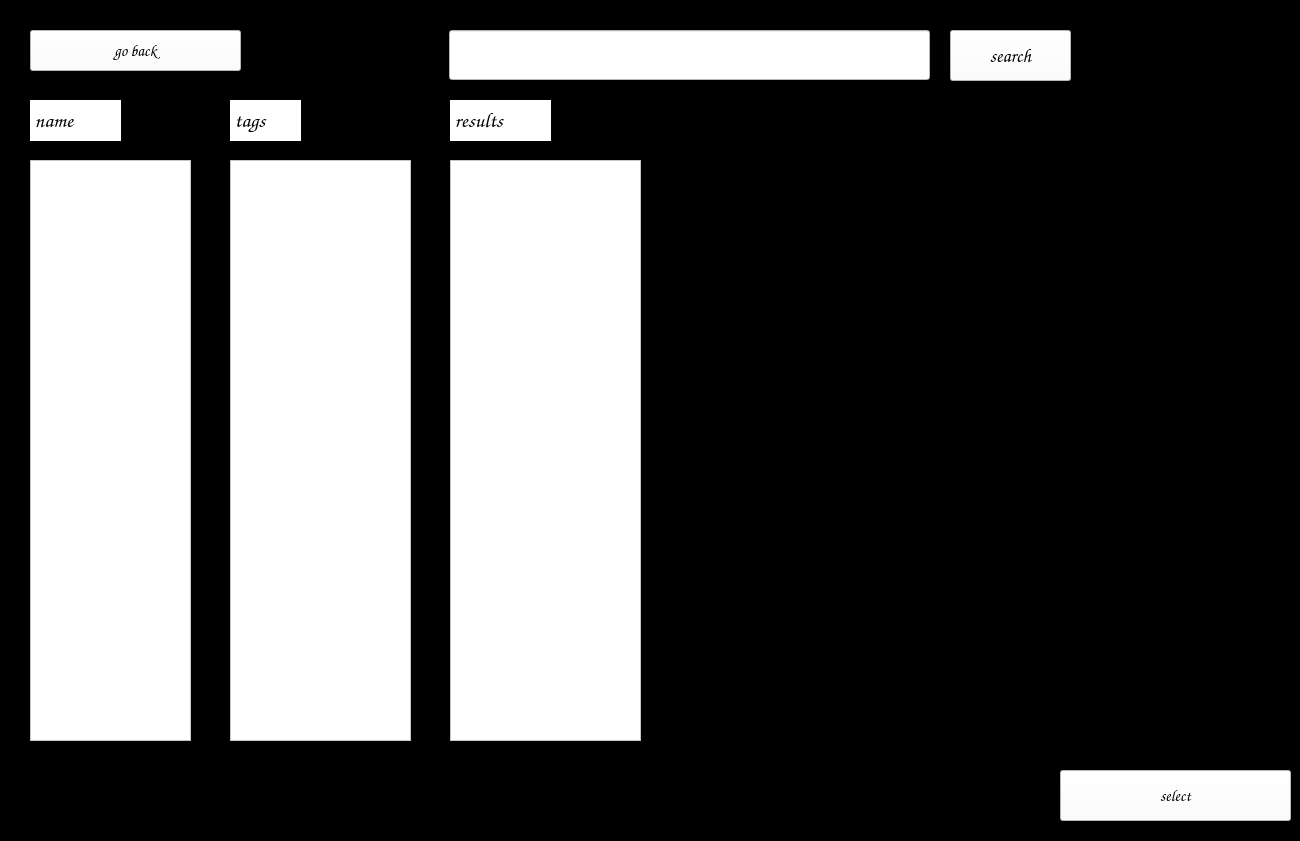
<?xml version="1.0" encoding="UTF-8"?>
<ui version="4.0">
 <class>Form</class>
 <widget class="QWidget" name="Form">
  <property name="geometry">
   <rect>
    <x>0</x>
    <y>0</y>
    <width>1300</width>
    <height>841</height>
   </rect>
  </property>
  <property name="minimumSize">
   <size>
    <width>1100</width>
    <height>800</height>
   </size>
  </property>
  <property name="palette">
   <palette>
    <active>
     <colorrole role="Button">
      <brush brushstyle="SolidPattern">
       <color alpha="255">
        <red>0</red>
        <green>0</green>
        <blue>0</blue>
       </color>
      </brush>
     </colorrole>
     <colorrole role="Base">
      <brush brushstyle="SolidPattern">
       <color alpha="255">
        <red>0</red>
        <green>0</green>
        <blue>0</blue>
       </color>
      </brush>
     </colorrole>
     <colorrole role="Window">
      <brush brushstyle="SolidPattern">
       <color alpha="255">
        <red>0</red>
        <green>0</green>
        <blue>0</blue>
       </color>
      </brush>
     </colorrole>
    </active>
    <inactive>
     <colorrole role="Button">
      <brush brushstyle="SolidPattern">
       <color alpha="255">
        <red>0</red>
        <green>0</green>
        <blue>0</blue>
       </color>
      </brush>
     </colorrole>
     <colorrole role="Base">
      <brush brushstyle="SolidPattern">
       <color alpha="255">
        <red>0</red>
        <green>0</green>
        <blue>0</blue>
       </color>
      </brush>
     </colorrole>
     <colorrole role="Window">
      <brush brushstyle="SolidPattern">
       <color alpha="255">
        <red>0</red>
        <green>0</green>
        <blue>0</blue>
       </color>
      </brush>
     </colorrole>
    </inactive>
    <disabled>
     <colorrole role="Button">
      <brush brushstyle="SolidPattern">
       <color alpha="255">
        <red>0</red>
        <green>0</green>
        <blue>0</blue>
       </color>
      </brush>
     </colorrole>
     <colorrole role="Base">
      <brush brushstyle="SolidPattern">
       <color alpha="255">
        <red>0</red>
        <green>0</green>
        <blue>0</blue>
       </color>
      </brush>
     </colorrole>
     <colorrole role="Window">
      <brush brushstyle="SolidPattern">
       <color alpha="255">
        <red>0</red>
        <green>0</green>
        <blue>0</blue>
       </color>
      </brush>
     </colorrole>
    </disabled>
   </palette>
  </property>
  <property name="font">
   <font>
    <family>Comic Sans MS</family>
   </font>
  </property>
  <property name="windowTitle">
   <string>select your meme</string>
  </property>
  <property name="styleSheet">
   <string notr="true">background-color: #000000</string>
  </property>
  <widget class="QLineEdit" name="search_bar">
   <property name="geometry">
    <rect>
     <x>449</x>
     <y>30</y>
     <width>481</width>
     <height>50</height>
    </rect>
   </property>
   <property name="font">
    <font>
     <family>Comic Sans MS</family>
     <pointsize>20</pointsize>
    </font>
   </property>
   <property name="styleSheet">
    <string notr="true">background-color: #ffffff</string>
   </property>
   <property name="text">
    <string/>
   </property>
  </widget>
  <widget class="QLabel" name="name">
   <property name="geometry">
    <rect>
     <x>30</x>
     <y>100</y>
     <width>91</width>
     <height>41</height>
    </rect>
   </property>
   <property name="palette">
    <palette>
     <active>
      <colorrole role="Button">
       <brush brushstyle="SolidPattern">
        <color alpha="255">
         <red>255</red>
         <green>255</green>
         <blue>255</blue>
        </color>
       </brush>
      </colorrole>
      <colorrole role="Base">
       <brush brushstyle="SolidPattern">
        <color alpha="255">
         <red>255</red>
         <green>255</green>
         <blue>255</blue>
        </color>
       </brush>
      </colorrole>
      <colorrole role="Window">
       <brush brushstyle="SolidPattern">
        <color alpha="255">
         <red>255</red>
         <green>255</green>
         <blue>255</blue>
        </color>
       </brush>
      </colorrole>
     </active>
     <inactive>
      <colorrole role="Button">
       <brush brushstyle="SolidPattern">
        <color alpha="255">
         <red>255</red>
         <green>255</green>
         <blue>255</blue>
        </color>
       </brush>
      </colorrole>
      <colorrole role="Base">
       <brush brushstyle="SolidPattern">
        <color alpha="255">
         <red>255</red>
         <green>255</green>
         <blue>255</blue>
        </color>
       </brush>
      </colorrole>
      <colorrole role="Window">
       <brush brushstyle="SolidPattern">
        <color alpha="255">
         <red>255</red>
         <green>255</green>
         <blue>255</blue>
        </color>
       </brush>
      </colorrole>
     </inactive>
     <disabled>
      <colorrole role="Button">
       <brush brushstyle="SolidPattern">
        <color alpha="255">
         <red>255</red>
         <green>255</green>
         <blue>255</blue>
        </color>
       </brush>
      </colorrole>
      <colorrole role="Base">
       <brush brushstyle="SolidPattern">
        <color alpha="255">
         <red>255</red>
         <green>255</green>
         <blue>255</blue>
        </color>
       </brush>
      </colorrole>
      <colorrole role="Window">
       <brush brushstyle="SolidPattern">
        <color alpha="255">
         <red>255</red>
         <green>255</green>
         <blue>255</blue>
        </color>
       </brush>
      </colorrole>
     </disabled>
    </palette>
   </property>
   <property name="font">
    <font>
     <family>Comic Sans MS</family>
     <pointsize>16</pointsize>
     <kerning>true</kerning>
    </font>
   </property>
   <property name="styleSheet">
    <string notr="true">background-color: #ffffff</string>
   </property>
   <property name="text">
    <string> name</string>
   </property>
  </widget>
  <widget class="QLabel" name="tags">
   <property name="geometry">
    <rect>
     <x>230</x>
     <y>100</y>
     <width>71</width>
     <height>41</height>
    </rect>
   </property>
   <property name="palette">
    <palette>
     <active>
      <colorrole role="Button">
       <brush brushstyle="SolidPattern">
        <color alpha="255">
         <red>255</red>
         <green>255</green>
         <blue>255</blue>
        </color>
       </brush>
      </colorrole>
      <colorrole role="Base">
       <brush brushstyle="SolidPattern">
        <color alpha="255">
         <red>255</red>
         <green>255</green>
         <blue>255</blue>
        </color>
       </brush>
      </colorrole>
      <colorrole role="Window">
       <brush brushstyle="SolidPattern">
        <color alpha="255">
         <red>255</red>
         <green>255</green>
         <blue>255</blue>
        </color>
       </brush>
      </colorrole>
     </active>
     <inactive>
      <colorrole role="Button">
       <brush brushstyle="SolidPattern">
        <color alpha="255">
         <red>255</red>
         <green>255</green>
         <blue>255</blue>
        </color>
       </brush>
      </colorrole>
      <colorrole role="Base">
       <brush brushstyle="SolidPattern">
        <color alpha="255">
         <red>255</red>
         <green>255</green>
         <blue>255</blue>
        </color>
       </brush>
      </colorrole>
      <colorrole role="Window">
       <brush brushstyle="SolidPattern">
        <color alpha="255">
         <red>255</red>
         <green>255</green>
         <blue>255</blue>
        </color>
       </brush>
      </colorrole>
     </inactive>
     <disabled>
      <colorrole role="Button">
       <brush brushstyle="SolidPattern">
        <color alpha="255">
         <red>255</red>
         <green>255</green>
         <blue>255</blue>
        </color>
       </brush>
      </colorrole>
      <colorrole role="Base">
       <brush brushstyle="SolidPattern">
        <color alpha="255">
         <red>255</red>
         <green>255</green>
         <blue>255</blue>
        </color>
       </brush>
      </colorrole>
      <colorrole role="Window">
       <brush brushstyle="SolidPattern">
        <color alpha="255">
         <red>255</red>
         <green>255</green>
         <blue>255</blue>
        </color>
       </brush>
      </colorrole>
     </disabled>
    </palette>
   </property>
   <property name="font">
    <font>
     <family>Comic Sans MS</family>
     <pointsize>16</pointsize>
    </font>
   </property>
   <property name="styleSheet">
    <string notr="true">background-color: #ffffff</string>
   </property>
   <property name="text">
    <string> tags</string>
   </property>
  </widget>
  <widget class="QListWidget" name="names_list">
   <property name="geometry">
    <rect>
     <x>30</x>
     <y>160</y>
     <width>161</width>
     <height>581</height>
    </rect>
   </property>
   <property name="font">
    <font>
     <family>Comic Sans MS</family>
     <pointsize>14</pointsize>
    </font>
   </property>
   <property name="styleSheet">
    <string notr="true">background-color: #ffffff</string>
   </property>
  </widget>
  <widget class="QListWidget" name="tags_list">
   <property name="geometry">
    <rect>
     <x>230</x>
     <y>160</y>
     <width>181</width>
     <height>581</height>
    </rect>
   </property>
   <property name="font">
    <font>
     <family>Comic Sans MS</family>
     <pointsize>12</pointsize>
    </font>
   </property>
   <property name="styleSheet">
    <string notr="true">background-color: #ffffff</string>
   </property>
  </widget>
  <widget class="QPushButton" name="search">
   <property name="geometry">
    <rect>
     <x>950</x>
     <y>30</y>
     <width>121</width>
     <height>51</height>
    </rect>
   </property>
   <property name="palette">
    <palette>
     <active>
      <colorrole role="Button">
       <brush brushstyle="SolidPattern">
        <color alpha="255">
         <red>255</red>
         <green>255</green>
         <blue>255</blue>
        </color>
       </brush>
      </colorrole>
      <colorrole role="Base">
       <brush brushstyle="SolidPattern">
        <color alpha="255">
         <red>255</red>
         <green>255</green>
         <blue>255</blue>
        </color>
       </brush>
      </colorrole>
      <colorrole role="Window">
       <brush brushstyle="SolidPattern">
        <color alpha="255">
         <red>255</red>
         <green>255</green>
         <blue>255</blue>
        </color>
       </brush>
      </colorrole>
     </active>
     <inactive>
      <colorrole role="Button">
       <brush brushstyle="SolidPattern">
        <color alpha="255">
         <red>255</red>
         <green>255</green>
         <blue>255</blue>
        </color>
       </brush>
      </colorrole>
      <colorrole role="Base">
       <brush brushstyle="SolidPattern">
        <color alpha="255">
         <red>255</red>
         <green>255</green>
         <blue>255</blue>
        </color>
       </brush>
      </colorrole>
      <colorrole role="Window">
       <brush brushstyle="SolidPattern">
        <color alpha="255">
         <red>255</red>
         <green>255</green>
         <blue>255</blue>
        </color>
       </brush>
      </colorrole>
     </inactive>
     <disabled>
      <colorrole role="Button">
       <brush brushstyle="SolidPattern">
        <color alpha="255">
         <red>255</red>
         <green>255</green>
         <blue>255</blue>
        </color>
       </brush>
      </colorrole>
      <colorrole role="Base">
       <brush brushstyle="SolidPattern">
        <color alpha="255">
         <red>255</red>
         <green>255</green>
         <blue>255</blue>
        </color>
       </brush>
      </colorrole>
      <colorrole role="Window">
       <brush brushstyle="SolidPattern">
        <color alpha="255">
         <red>255</red>
         <green>255</green>
         <blue>255</blue>
        </color>
       </brush>
      </colorrole>
     </disabled>
    </palette>
   </property>
   <property name="font">
    <font>
     <family>Comic Sans MS</family>
     <pointsize>14</pointsize>
    </font>
   </property>
   <property name="styleSheet">
    <string notr="true">background-color: #ffffff</string>
   </property>
   <property name="text">
    <string>search</string>
   </property>
  </widget>
  <widget class="QListWidget" name="result">
   <property name="geometry">
    <rect>
     <x>450</x>
     <y>160</y>
     <width>191</width>
     <height>581</height>
    </rect>
   </property>
   <property name="font">
    <font>
     <family>Comic Sans MS</family>
     <pointsize>12</pointsize>
    </font>
   </property>
   <property name="styleSheet">
    <string notr="true">background-color: #ffffff</string>
   </property>
   <property name="sortingEnabled">
    <bool>true</bool>
   </property>
  </widget>
  <widget class="QPushButton" name="back">
   <property name="geometry">
    <rect>
     <x>30</x>
     <y>30</y>
     <width>211</width>
     <height>41</height>
    </rect>
   </property>
   <property name="font">
    <font>
     <family>Comic Sans MS</family>
     <pointsize>12</pointsize>
    </font>
   </property>
   <property name="styleSheet">
    <string notr="true">background-color: #ffffff</string>
   </property>
   <property name="text">
    <string>go back</string>
   </property>
  </widget>
  <widget class="QPushButton" name="select">
   <property name="geometry">
    <rect>
     <x>1060</x>
     <y>770</y>
     <width>231</width>
     <height>51</height>
    </rect>
   </property>
   <property name="font">
    <font>
     <family>Comic Sans MS</family>
     <pointsize>12</pointsize>
    </font>
   </property>
   <property name="styleSheet">
    <string notr="true">background-color: #ffffff</string>
   </property>
   <property name="text">
    <string>select</string>
   </property>
  </widget>
  <widget class="QLabel" name="placeholder">
   <property name="geometry">
    <rect>
     <x>690</x>
     <y>160</y>
     <width>591</width>
     <height>581</height>
    </rect>
   </property>
   <property name="font">
    <font>
     <family>Impact</family>
    </font>
   </property>
   <property name="text">
    <string>place</string>
   </property>
   <property name="scaledContents">
    <bool>false</bool>
   </property>
  </widget>
  <widget class="QLabel" name="tags_2">
   <property name="geometry">
    <rect>
     <x>450</x>
     <y>100</y>
     <width>101</width>
     <height>41</height>
    </rect>
   </property>
   <property name="palette">
    <palette>
     <active>
      <colorrole role="Button">
       <brush brushstyle="SolidPattern">
        <color alpha="255">
         <red>255</red>
         <green>255</green>
         <blue>255</blue>
        </color>
       </brush>
      </colorrole>
      <colorrole role="Base">
       <brush brushstyle="SolidPattern">
        <color alpha="255">
         <red>255</red>
         <green>255</green>
         <blue>255</blue>
        </color>
       </brush>
      </colorrole>
      <colorrole role="Window">
       <brush brushstyle="SolidPattern">
        <color alpha="255">
         <red>255</red>
         <green>255</green>
         <blue>255</blue>
        </color>
       </brush>
      </colorrole>
     </active>
     <inactive>
      <colorrole role="Button">
       <brush brushstyle="SolidPattern">
        <color alpha="255">
         <red>255</red>
         <green>255</green>
         <blue>255</blue>
        </color>
       </brush>
      </colorrole>
      <colorrole role="Base">
       <brush brushstyle="SolidPattern">
        <color alpha="255">
         <red>255</red>
         <green>255</green>
         <blue>255</blue>
        </color>
       </brush>
      </colorrole>
      <colorrole role="Window">
       <brush brushstyle="SolidPattern">
        <color alpha="255">
         <red>255</red>
         <green>255</green>
         <blue>255</blue>
        </color>
       </brush>
      </colorrole>
     </inactive>
     <disabled>
      <colorrole role="Button">
       <brush brushstyle="SolidPattern">
        <color alpha="255">
         <red>255</red>
         <green>255</green>
         <blue>255</blue>
        </color>
       </brush>
      </colorrole>
      <colorrole role="Base">
       <brush brushstyle="SolidPattern">
        <color alpha="255">
         <red>255</red>
         <green>255</green>
         <blue>255</blue>
        </color>
       </brush>
      </colorrole>
      <colorrole role="Window">
       <brush brushstyle="SolidPattern">
        <color alpha="255">
         <red>255</red>
         <green>255</green>
         <blue>255</blue>
        </color>
       </brush>
      </colorrole>
     </disabled>
    </palette>
   </property>
   <property name="font">
    <font>
     <family>Comic Sans MS</family>
     <pointsize>16</pointsize>
    </font>
   </property>
   <property name="styleSheet">
    <string notr="true">background-color: #ffffff</string>
   </property>
   <property name="text">
    <string> results</string>
   </property>
  </widget>
 </widget>
 <resources/>
 <connections/>
</ui>
